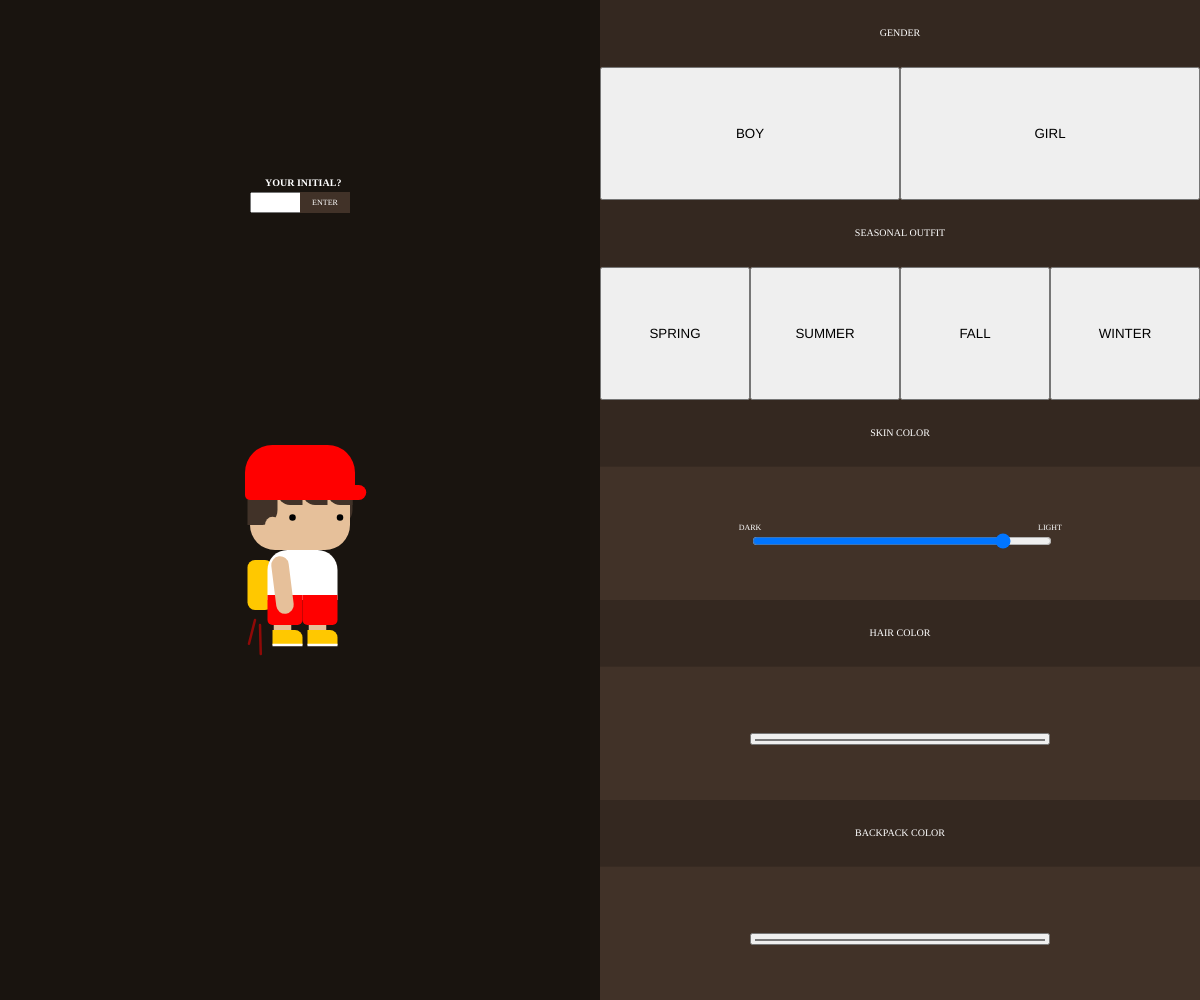
Frame 1 (no input)
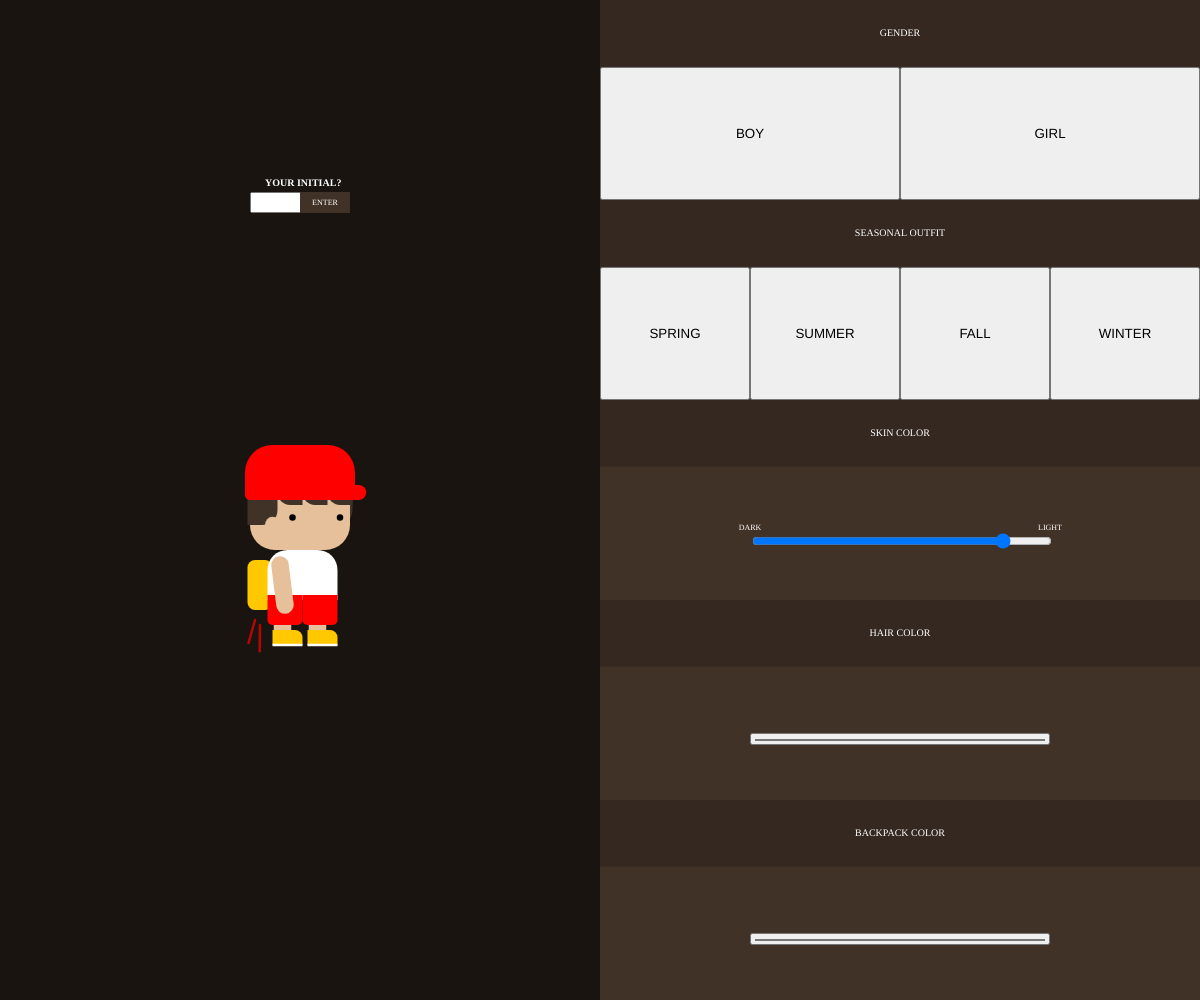
Frame 60 (no input)
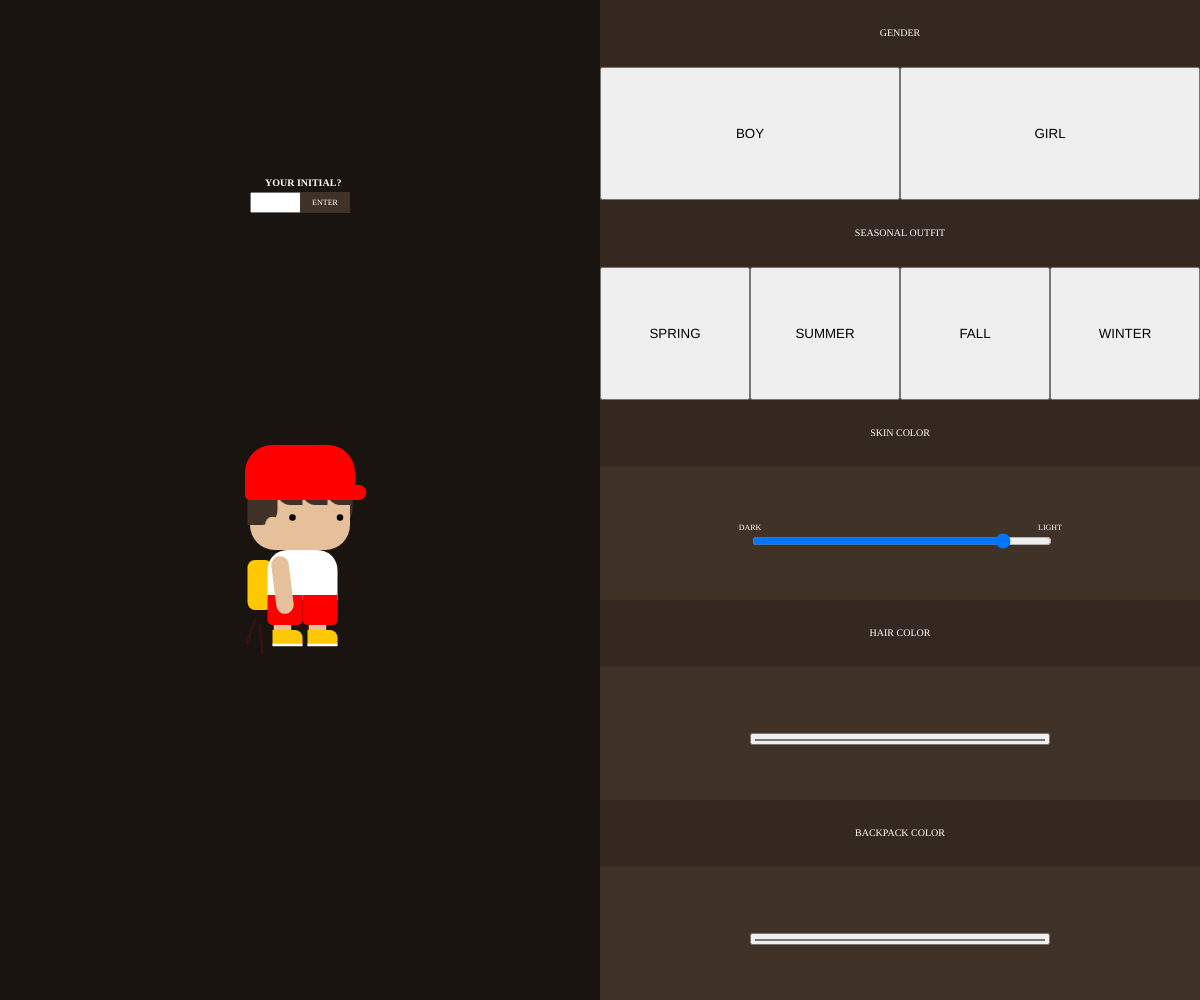
Frame 120 (the mouse pressed at the canvas centre since frame 60)

The p5.js sketch that drew these frames (run headless with seeded random() and noise() and a simulated clock; from frame 60 on, the mouse is pressed at the canvas centre):

// p5.js sketch
// ── sketch.js
let bBoy;
let bGirl;
let bSpring;
let bSummer;
let bFall;
let bWinter;

let sSkin;

let cpHair;
let cpBackpack;

let inputInitial;
let bEnter;

let h = 15;

let hair = 0;

let springTransparency = 0;
let summerTransparency = 255;
let fallTransparency = 0;
let winterTransparency = 0;

function setup() {
    createCanvas(windowWidth, windowHeight);
    
    angleMode(DEGREES);
    
    bBoy = createButton('BOY');
    bGirl = createButton('GIRL');
    bSpring = createButton('SPRING');
    bSummer = createButton('SUMMER');
    bFall = createButton('FALL');
    bWinter = createButton('WINTER');

    bBoy.mousePressed(boy);
    bGirl.mousePressed(girl);
    bSpring.mousePressed(spring);
    bSummer.mousePressed(summer);
    bFall.mousePressed(fall);
    bWinter.mousePressed(winter);
    
    bBoy.class('buttons');
    bGirl.class('buttons');
    bSpring.class('buttons');
    bSummer.class('buttons');
    bFall.class('buttons');
    bWinter.class('buttons');
    
    colorMode(HSB);
    sSkin = createSlider(30,100,94,10);
    
    //cpSkin = createColorPicker();
    cpHair = createColorPicker('rgb(65,50,40)');
    cpBackpack = createColorPicker('rgb(255,200,0)');
        
    //inputting initial
    inputInitial = createInput();

    bEnter = createButton('ENTER');
    bEnter.mousePressed(initial);
    styleEnterButton();
    
    instruction = createElement('h3', 'YOUR INITIAL?');
    instruction.style('color', 'white');
    instruction.style('fontFamily', 'Roboto Mono');
    instruction.style('fontSize', '10px');
    
    initial = createElement('h3', ' ');
    initial.style('fontFamily', 'Roboto Mono');
    initial.style('fontSize', '10px');
    
    repositionAll();
}

function boy() { 
    hair = 0;
}

function girl() {
    hair = 30;
}

function spring() {
    springTransparency = 255;
    summerTransparency = 0;
    fallTransparency = 0;
    winterTransparency = 0;
}

function summer() {
    springTransparency = 0;
    summerTransparency = 255;
    fallTransparency = 0;
    winterTransparency = 0;
}

function fall() {
    springTransparency = 0;
    summerTransparency = 0;
    fallTransparency = 255;
    winterTransparency = 0;
}

function winter() {
    springTransparency = 0;
    summerTransparency = 0;
    fallTransparency = 0;
    winterTransparency = 255;
}

function initial() {
    const i = inputInitial.value();
    initial.html(i);
}

function draw() {
    background(255);
    
    drawCharacter();
    drawCustom();
}

function drawCharacter() {
    x = width/4
    y = height/2
    
    colorMode(RGB);
    rectMode(CENTER);
    noStroke();
    fill(25,20,15);
    rect(x, y, width/2, height);
    
    //top hair
    fill(cpHair.color(), 0.3);
    rect(x, y-27.5, 105, 50, 30, 30, 0, 0);
    rect(x+37.5, y-5+hair/2, 30, 60+hair, 10, 0, 15, 0);

    //face
    push();
    colorMode(HSB);
    fill(30, 33, sSkin.value());
    rect(x, y+20, 100, 60, 0, 0, 25, 25);
    pop();
    
    //eyes
    fill(0);
    circle(x+40, y+17.5, 6.5);
    circle(x-7.5, y+17.5, 6.5);
    
    //bottom hair
    fill(cpHair.color());
    rect(x-10, y-15, 25, 40, 0, 0, 0, 15);
    rect(x+15, y-15, 25, 40, 0, 0, 0, 15);
    rect(x+40, y-15, 25, 40, 0, 15, 0, 15);
    rect(x-37.5, y-5+hair/2, 30, 60+hair, 10, 0, 15, 0);

    //spring cap
    push();
        strokeWeight(5);
        stroke(255,200,0, springTransparency);
        line(x-55, y-5, x+55, y-5);
        line(x-52.5, y-15, x+52.5, y-15);
        line(x-47.5, y-50, x+47.5, y-50);
        line(x-47.5, y-50, x-52.5, y-15);
        line(x+47.5, y-50, x+52.5, y-15);
        line(x-52.5, y-15, x-55, y-5);
        line(x+52.5, y-15, x+55, y-5);
        strokeWeight(2.5);
        stroke(0, springTransparency);
        line(x-52.5, y-15, x+52.5, y-15);
    pop();
    fill(255,200,0, springTransparency);
    rect(x, y-32.5, 100, 32.5);
    rect(x, y-10, 110, 7.5);
    
    //summer hat
    fill(255,0,0, summerTransparency);
    rect(x, y-27.5, 110, 55, 30, 30, 0, 5);
    rect(x+55, y-7.5, 22.5, 15, 7.5, 7.5, 7.5, 0);
    
    //fall hat
    fill(165,110,75, fallTransparency);
    rect(x, y-10, 120, 20, 5, 5, 5, 5);
    rect(x, y-35, 110, 40, 15, 15, 0, 0);
    fill(0, fallTransparency);
    rect(x, y-21.25, 110, 2.5);
    
    //winter hat
    fill(120,180,230, winterTransparency);
    rect(x, y-10, 115, 20, 5, 5, 5, 5);
    arc(x, y-17.5, 110, 110, 180, 0);
    fill(255, winterTransparency);
    circle(x-25, y-70, 20);
    rect(x, y-21.25, 110, 2.5);
    
    //ear
    push();
    colorMode(HSB);
    fill(30, 33, sSkin.value());
    ellipse(x-27.5, y+25, 15, 16.5);
    pop();
    
    //feet
    push();
        colorMode(HSB);
        strokeWeight(17.5);
        stroke(30, 33, sSkin.value());
        line(x-17.5, y+110, x-17.5, y+130);
        line(x+17.5, y+110, x+17.5, y+130);
    pop();
    
    //backpack
    fill(cpBackpack.color());
    rect(x-40, y+85, 25, 50, 7.5, 7.5, 7.5, 7.5);
    
    //spring outfit
    fill(165,110,75, springTransparency);
    rect(x-15, y+110, 35, 30, 0, 0, 5, 5); //pants
    rect(x+20, y+110, 35, 30, 0, 0, 5, 5);
    fill(40,200,100, springTransparency);
    rect(x+2.5, y+82.5, 75, 65, 20, 20, 0, 0); //shirt
    push();
        strokeWeight(2.5);
        stroke(25,185,85, springTransparency);
        line(x+10, y+52.5, x+10, y+112.5);
        strokeWeight(5);
        point(x+15, y+65);
        point(x+15, y+80);
        point(x+15, y+95);
    pop();
    
    //summer outfit
    fill(255, summerTransparency);
    rect(x+2.5, y+75, 70, 50, 20, 20, 0, 0); //shirt
    fill(255,0,0, summerTransparency);
    rect(x-15, y+110, 35, 30, 0, 0, 5, 5); //pants
    rect(x+20, y+110, 35, 30, 0, 0, 5, 5);
    
    //fall outfit
    fill(255, fallTransparency);
    rect(x+2.5, y+75, 70, 50, 20, 20, 0, 0); //shirt
    fill(120,180,230, fallTransparency);
    rect(x-15, y+112.5, 35, 35, 0, 0, 5, 5); //pants
    rect(x+20, y+112.5, 35, 35, 0, 0, 5, 5);
    fill(165,110,75, fallTransparency);
    rect(x-17.5, y+75, 35, 50, 30, 0, 0, 0); //outerwear
    rect(x+27.5, y+75, 25, 50, 0, 30, 0, 0);
    
    //winter outfit
    fill(255, winterTransparency);
    rect(x+2.5, y+75, 70, 50, 20, 20, 0, 0); //shirt
    fill(120,180,230, winterTransparency);
    rect(x-15, y+112.5, 35, 35, 0, 0, 5, 5); //pants
    rect(x+20, y+112.5, 35, 35, 0, 0, 5, 5);
    fill(255,0,0, winterTransparency);
    rect(x-17.5, y+85, 35, 70, 30, 0, 0, 0); //outerwear
    rect(x+27.5, y+85, 25, 70, 0, 30, 0, 0);
    fill(120,180,230, winterTransparency);
    rect(x+5, y+55, 65, 15, 7.5, 7.5, 7.5, 7.5); //scarf
    rect(x+20, y+75, 20, 35, 0, 0, 5, 5);
    
    //hand
    push();
        colorMode(HSB);
        strokeWeight(17.5);
        stroke(30, 33, sSkin.value());
        line(x-20, y+65, x-15, y+105);
    pop();
    
    //spring sleeve
    push();
        strokeWeight(20);
        stroke(25,185,85, springTransparency);
        line(x-20, y+65, x-16.25, y+95);
        strokeWeight(10);
        line(x-22.5, y+101, x-9, y+100);
    pop();
    
    //fall sleeve
    push();
        strokeWeight(20);
        stroke(145,90,55, fallTransparency);
        line(x-20, y+65, x-16.25, y+95);
        strokeWeight(10);
        line(x-22.5, y+101, x-9, y+100);
    pop();
    
    //winter sleeve
    push();
        strokeWeight(20);
        stroke(225,0,0, winterTransparency);
        line(x-20, y+65, x-16.25, y+95);
        strokeWeight(10);
        line(x-22.5, y+101, x-9, y+100);
    pop();
    
    //spring shoes
    fill(255,200,0, springTransparency);
    rect(x-12.5, y+137.5, 30, 15, 0, 7.5, 0, 0);
    rect(x+22.5, y+137.5, 30, 15, 0, 7.5, 0, 0);
    rect(x-17.5, y+130, 20, 7.5);
    rect(x+17.5, y+130, 20, 7.5);
    fill(165,110,75, springTransparency);
    rect(x-12.5, y+145, 30, 2.5);
    rect(x+22.5, y+145, 30, 2.5);
    
    //summer shoes
    fill(255,200,0, summerTransparency);
    rect(x-12.5, y+137.5, 30, 15, 0, 7.5, 0, 0);
    rect(x+22.5, y+137.5, 30, 15, 0, 7.5, 0, 0);
    fill(255, summerTransparency);
    rect(x-12.5, y+145, 30, 2.5);
    rect(x+22.5, y+145, 30, 2.5);
    
    //fall shoes
    fill(165,110,75, fallTransparency);
    rect(x-12.5, y+137.5, 30, 15, 0, 7.5, 0, 0);
    rect(x+22.5, y+137.5, 30, 15, 0, 7.5, 0, 0);
    fill(255, fallTransparency);
    rect(x-12.5, y+145, 30, 2.5);
    rect(x+22.5, y+145, 30, 2.5);
    
    //winter shoes
    fill(255,200,0, winterTransparency);
    rect(x-12.5, y+137.5, 30, 15, 0, 7.5, 0, 0);
    rect(x+22.5, y+137.5, 30, 15, 0, 7.5, 0, 0);
    fill(255, winterTransparency);
    rect(x-12.5, y+145, 30, 2.5); //left
    rect(x-22.5, y+147.5, 2, 2.5);
    rect(x-7.5, y+147.5, 2, 2.5);
    rect(x-1, y+147.5, 2, 2.5);
    rect(x-13.5, y+148.5, 32.5, 1);
    rect(x+22.5, y+145, 30, 2.5); //right
    rect(x+12.5, y+147.5, 2, 2.5);
    rect(x+27.5, y+147.5, 2, 2.5);
    rect(x+34, y+147.5, 2, 2.5);
    rect(x+21.5, y+148.5, 32.5, 1);
    
    //rocket effect
    push();
        strokeWeight(2.5);
        stroke(255,0,0, random(25,175));
        line(x-45, y+120, x-50-random(0,5), y+140+random(0,5));
        line(x-40, y+125, x-37.5-random(0,5), y+150+random(0,5));
    pop(); 
}

function drawCustom() {
    noStroke();
    fill(65,50,40);
    rect(width/4*3, height/2, width/2, height);
    
    rectMode(CORNER);
    fill(0,0,0,50);
    rect(width/2, 0, width/2, height/h);
    rect(width/2, height/h*3, width/2, height/h);
    rect(width/2, height/h*6, width/2, height/h);
    rect(width/2, height/h*9, width/2, height/h);
    rect(width/2, height/h*12, width/2, height/h);
    
    //text
    fill(255);
    textSize(10);
    textFont('Roboto Mono');
    textAlign(CENTER, CENTER);
    text('GENDER', width/4*3, height/h/2);
    text('SEASONAL OUTFIT', width/4*3, height/h/2*7);
    text('SKIN COLOR', width/4*3, height/h/2*13);
    text('HAIR COLOR', width/4*3, height/h/2*19);
    text('BACKPACK COLOR', width/4*3, height/h/2*25);
    
    textSize(8);
    text('DARK', width/8*5, height/h/2*16-5);
    text('LIGHT', width/8*7, height/h/2*16-5);
}

function styleEnterButton(){
    bEnter.style('backgroundColor', '#413228');
    bEnter.style('color', 'white');
    bEnter.style('border', 'none');
    bEnter.style('fontSize', '8px');
    bEnter.style('fontFamily', 'Roboto Mono');
}

function repositionAll() {
    bBoy.position(width/4*2, height/h);
    bGirl.position(width/4*3, height/h);  
    bBoy.size(width/4, height/h*2);
    bGirl.size(width/4, height/h*2);
    
    bSpring.position(width/8*4, height/h*4);
    bSummer.position(width/8*5, height/h*4);
    bFall.position(width/8*6, height/h*4);
    bWinter.position(width/8*7, height/h*4);
    bSpring.size(width/8, height/h*2);
    bSummer.size(width/8, height/h*2);
    bFall.size(width/8, height/h*2);
    bWinter.size(width/8, height/h*2);
    
    cpHair.position(width/2+width/8, height/h*11);
    cpHair.size(width/4, 12);

    cpBackpack.position(width/2+width/8, height/h*14);
    cpBackpack.size(width/4, 12);
    
    sSkin.position(width/2+width/8, height/h*8);
    sSkin.size(width/4, 12);
    
    inputInitial.position(width/4-50, height/6+25);
    inputInitial.size(50,15);
    
    bEnter.position(inputInitial.x+inputInitial.width, height/6+25);
    bEnter.size(50,21);
    
    instruction.position(width/4-35, height/6);
    
    initial.position(width/4-50, height/2+85);
}

function windowResized() {
    resizeCanvas(windowWidth, windowHeight);
    repositionAll();
}
// ── style.css
html, body {
  margin: 0;
  padding: 0;
}
canvas {
  display: block;
}

.buttons {
    background-color: #413228;
    color: white;
    border: none;
    font-size: 8px;
    font-family: Roboto Mono;
}

.buttons:hover {
    background-color: #3a2d24;
}
